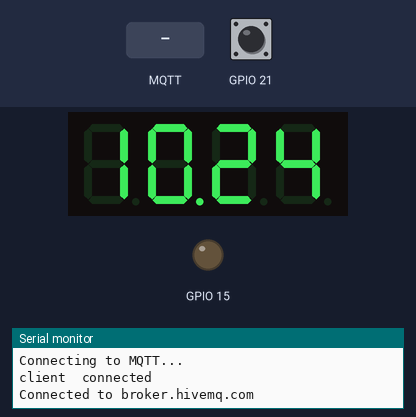
The program below on a simulated ESP32. Parts: 4-digit seven-segment display, output pins drawn as LEDs (lit = HIGH), the last lines printed to the serial monitor. The inputs (shaded band) are chosen by the test bench; at power-on: GPIO 21 HIGH. Network time is answered at once with the bench clock; the local clock reads 2024-03-15 10:24:30 at power-on unless the program sets it; no MQTT or app messages arrive unless stated.

Above: at 1.2 s.
1.3 s: MQTT message "1" arrives on the first subscribed topic
At 31.1 s:
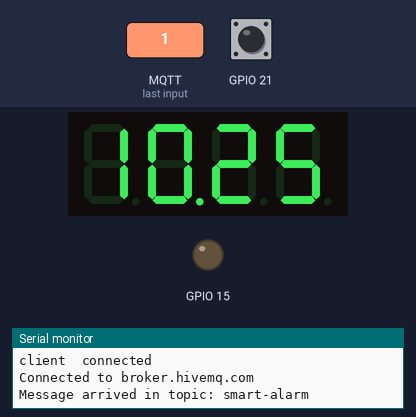
Timing chart, 0 to 31.5 s (numbered marks = the images above; inputs shaded):
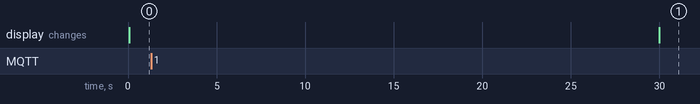

The program:

main.cpp
```cpp
#include <Arduino.h>

#include "SevSeg.h"

#include "ntp.h"

#include "wifi_ruts.h"

#include "mqtt_sub.h"

SevSeg sevseg;

Time_Record time_this;

int seconds = 0;

bool activate_alarm = false;

unsigned long previousMillis = 0;

const long ntpInterval = 60000 * 60;

const long internalClockInterval = 10000;

const long buzzerInterval = 800;

void setup(){

  pinMode(BUZZ, OUTPUT);

  pinMode(BUTTON, INPUT_PULLUP);

  wifi_connect();

  setupTime();

  Serial.begin(SERIAL_BAUD);

  Serial.println("INITIATING");
  init_mqtt();

  byte numDigits = 4;
  byte digitPins[] = {26, 25, 33, 32};
  byte segmentPins[] = {17, 2, 14, 5, 27, 16, 13, 4};

  bool resistorsOnSegments = true;
  bool updateWithDelaysIn = true;
  byte hardwareConfig = COMMON_CATHODE;
  sevseg.begin(hardwareConfig, numDigits, digitPins, segmentPins, resistorsOnSegments);
  sevseg.setBrightness(95);
  time_this = getTimeUpdated();
}

int formatTime() {
  return time_this.hours * 100 + time_this.minutes;
}

void updateLocalTime() {
  if (time_this.seconds < 59) {
    time_this.seconds += 1;
    return;
  }
  else {
    if (time_this.minutes < 59) {
      time_this.seconds = 0;
      time_this.minutes += 1;
      return;
    }
    else {
      if (time_this.hours < 23) {
        time_this.seconds = 0;
        time_this.minutes = 0;
        time_this.hours += 1;
        return;
      }
      else {
        time_this.seconds = 0;
        time_this.minutes = 0;
        time_this.hours = 0;
        return;
      }
    }
  }
}

void loop(){

  unsigned long currentMillis = millis();

  int n = activation_times_length / sizeof(*activation_times);

  if (std::find(activation_times, activation_times + n, formatTime()) != activation_times + n) {
    activate_alarm = true;
  }

  if (currentMillis - previousMillis >= 1000) {
    previousMillis = currentMillis;
    updateLocalTime();
  }


  if (currentMillis - previousMillis >= ntpInterval) {
    previousMillis = currentMillis;
    time_this = getTimeUpdated();
  }

  if (activate_alarm == true){
    if (currentMillis - previousMillis >= buzzerInterval) {
      previousMillis = currentMillis;
      digitalWrite(BUZZ, !digitalRead(BUZZ));
    }
  }


  if (digitalRead(BUTTON) == LOW){
    activate_alarm = false;
    digitalWrite(BUZZ, 0);
    int time_index = std::find(activation_times, activation_times + n,  formatTime()) - activation_times;
    activation_times[time_index] = 0;
  }

  mqtt_comms();


  //Display set and refresh
  sevseg.setNumber(formatTime(), 2);
  sevseg.refreshDisplay();
}
```

mqtt_sub.cpp
```cpp
#include <WiFi.h>
#include <PubSubClient.h>
#include <string.h>
#include "mqtt_sub.h"

const char* mqttUser = "/";
const char* mqttPassword = "/";
const char* mqttServer = "broker.hivemq.com";
const int mqttPort = 1883;

static char client_name[20];

int activation_times[100];
int activation_times_length = 0;

WiFiClient wifiClient;
PubSubClient mqttClient(wifiClient);

//message recived from server
static void callback(char *topic, byte *payload, unsigned int length) {
    Serial.print("Message arrived in topic: ");
    Serial.println(topic);
    char activation_time_str[80] = "";
    int activation_time_str_index = 0;
    char message_char;
    int index = 0;
    memset(activation_times, 0, sizeof activation_times);
    for (int i = 0; i < sizeof(activation_time_str); i++) {
        message_char = (char) payload[i];
        if (message_char == ',') {
            Serial.println(activation_time_str);
            activation_times[index] = std::stoi(activation_time_str);
            index += 1;
            memset(activation_time_str, 0, sizeof activation_time_str);
            activation_time_str_index = 0;
        }
        else {
            activation_time_str[activation_time_str_index] = message_char;
            activation_time_str_index += 1;
        }
    }
    activation_times_length = sizeof(activation_times);
}


static void do_subscribe( const char *ptopic ) {
    mqttClient.subscribe( ptopic );
}


static void do_connect(void) {
    Serial.println("DO CONNECT");
    while (!mqttClient.connected())
    {
        Serial.println("Connecting to MQTT...");

        if (mqttClient.connect( client_name, mqttUser, mqttPassword))
            Serial.printf( "client %s connected\n\r", client_name );
        else
        {
            Serial.print("MQTT connection: failed with state ");
            Serial.println(mqttClient.state());
            delay(5000);
        }
    }
    do_subscribe("smart-alarm");
    Serial.printf( "Connected to %s\n\r", mqttServer );

}

//  init_mqtt: connection to an MQTT server

void init_mqtt(void) {
    mqttClient.setServer(mqttServer, mqttPort);
    mqttClient.setCallback(callback);
    do_connect();
}


//  mqtt_comms: manage communications with MQTT server

void mqtt_comms(void){
    if( !mqttClient.connected() )
        do_connect();
    mqttClient.loop();
}
```

mqtt_sub.h
```cpp
void init_mqtt();

void mqtt_comms();

extern int activation_times[];
extern int activation_times_length;
```

ntp.cpp
```cpp
#include <WiFi.h>

#include <NTPClient.h>          // for access to time servers
#include <WiFiUdp.h>            // for using UDP protocol
#include <time.h>               // to access to Unix library calls

#include "ntp.h"

#define TZ(tz)      (tz*3600)               //  Macro to convert from time zone in hours to seconds

WiFiUDP ntpUDP;                                                 //  Object for using UDP
NTPClient timeClient(ntpUDP, NTP_SERVER, TZ(TIME_ZONE) );       //  Object NTPClient

void setupTime() {
  timeClient.begin();
}

struct Time_Record getTimeUpdated() {
  Time_Record t;
  time_t epoch_time;
  char hours[80];
  char minutes[80];
  char seconds[80];

  timeClient.update();

  epoch_time = timeClient.getEpochTime();

  strftime(hours, sizeof(hours),"%H", localtime(&epoch_time));
  strftime(minutes, sizeof(minutes),"%M", localtime(&epoch_time));
  strftime(seconds, sizeof(seconds),"%S", localtime(&epoch_time));

  t.hours = std::stoi(hours);
  t.minutes = std::stoi(minutes);
  t.seconds = std::stoi(seconds);
  return t;
}
```

ntp.h
```cpp
/*
 *	ntp.h
 */

void setupTime(void);

struct Time_Record getTimeUpdated(void);

struct Time_Record {
    int hours;
    int minutes;
    int seconds;
};
```

wifi_ruts.h
```cpp
/*
 *  wifi_ruts.h
 *      Routines for WiFi management
 */

void wifi_connect(void);
```
